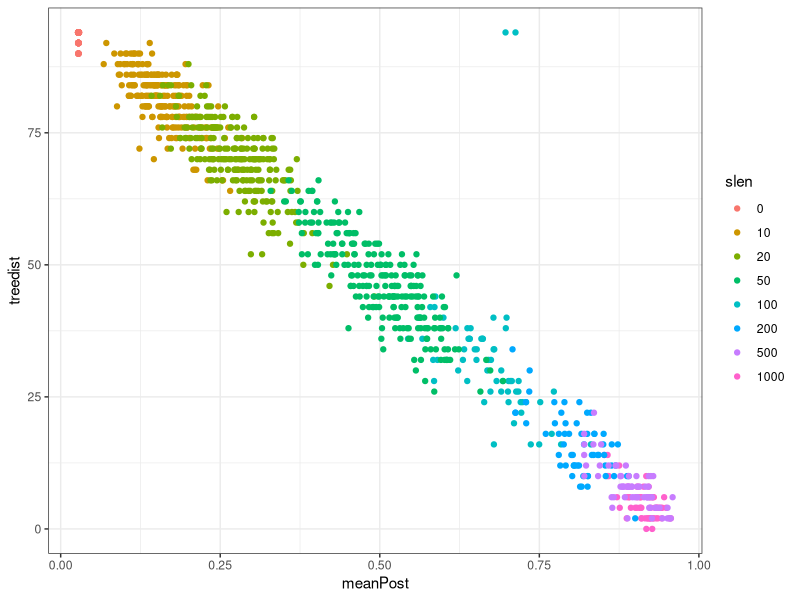

This chart was generated by the following R code: (Note: this script raises an error after producing the figure.)

library(ggplot2)

seq_dat1 <- read.table('seq_summ1.txt', head = F, as.is = T)
colnames(seq_dat1) <- c('slen', 'meanPost', 'treedist')
seq_dat1 <- seq_dat1[seq_dat1$slen != 2000, ]


seq_dat1$slen <- as.factor(seq_dat1$slen)


p1 <- ggplot(seq_dat1, aes(x = meanPost, y = treedist, colour = slen)) + geom_point() + theme_bw()



pdf(file = 'suppfig1.pdf', useDingbats = F, width = 9, height = 7)
print(p1)
dev.off()


#plot1.2 <- ggplot(dat1.2, aes(x = slen, y =  ((error_max - error_min) / 2) + error_min)) + geom_errorbar(aes(ymin = error_min, ymax = error_max), width = 4) + xlim(0, 205) + facet_wrap(~exp_t + ntax, scales = 'free') + ylim(-2, 10) + ylab('Error in estimated number of transitions (Esitimated / simulated)') + xlab('Sequence length') + ggtitle('Errors in estimates vs. sequence length \n(Expected transitions, number of taxa)') + theme(axis.ticks = element_blank(), axis.text.x = element_blank()) + theme_bw() + geom_abline(intercept = 1, slope = 0)







stop('arrete')


par(bg = 'black')
par(col = 'white')
par(col.axis = 'white')
par(col.lab = 'white')
par(mar = c(4, 4, 4, 4))
col_points <- rainbow(9)
plot(seq_dat1$meanPost, seq_dat1$treedist, pch = 20, cex = 2, col = col_points[as.numeric(seq_dat1$slen)], xlab = 'Mean posterior node support', ylab = 'Distance to the true tree')#, xlim = c(0.6, 1), ylim = c(0, 50))
legend(x = 0.1, y = 40, legend = c(0, 10, 20, 50, 100, 200, 500, 1000, 2000), fill  = col_points, title = 'Sequence length')

